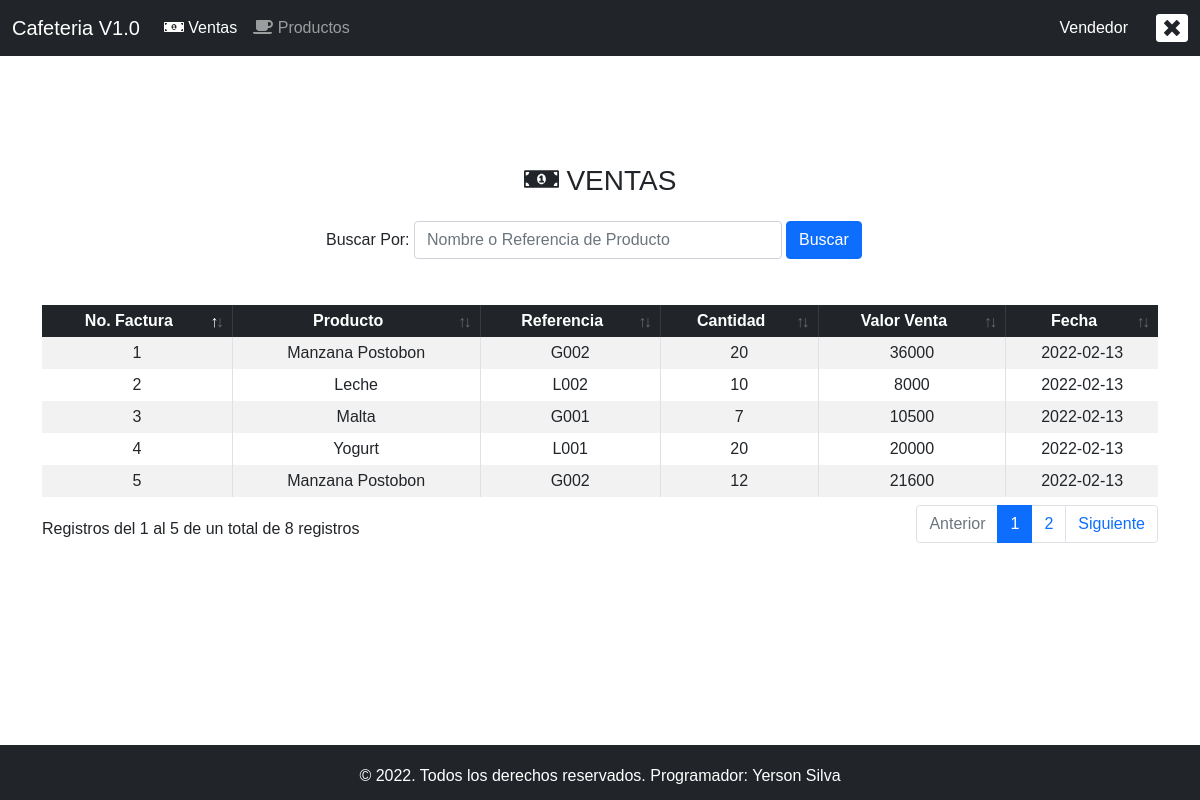
Page /MasterPage/home.php (signed in) on the committed database.
### tables this page shows
CREATE TABLE IF NOT EXISTS `ventas` (
  `id` int(11) NOT NULL AUTO_INCREMENT,
  `id_producto` int(11) NOT NULL,
  `id_usuario` int(11) NOT NULL,
  `numeroFactura` int(11) NOT NULL,
  `cantidad` int(11) NOT NULL,
  `valorVenta` int(11) NOT NULL,
  `fecha_venta` date DEFAULT NULL,
  PRIMARY KEY (`id`),
  KEY `FK_idVenta_idProducto` (`id_producto`),
  KEY `FK_idVenta_idUsuario` (`id_usuario`)
);

CREATE TABLE IF NOT EXISTS `productos` (
  `id` int(11) NOT NULL AUTO_INCREMENT,
  `nombre` varchar(200) NOT NULL,
  `referencia` varchar(200) NOT NULL,
  `precio` int(11) NOT NULL,
  `peso` int(11) NOT NULL,
  `categoria` varchar(200) NOT NULL,
  `stock` int(11) NOT NULL,
  `estado` tinyint(4) NOT NULL,
  `id_usuario_crea` int(11) NOT NULL,
  `fecha_creacion` date NOT NULL,
  `fecha_modificacion` date DEFAULT NULL,
  PRIMARY KEY (`id`),
  KEY `Fk_idProducto_idUsuario` (`id_usuario_crea`)
);

### conexion.php (called while the page is built, shortened)
<?php
class Conexion{
    public function __construct()
    {
        $this->conexion_db = new mysqli(DB_PASS,DB_USER,DB_PASS,DB_NAME);
    }
}
?>

### crud/read.php (called while the page is built, shortened)
<?php
require '../conexion.php';
 class Consulta extends Conexion {
    public function read_ventas($nombre, $referencia){
        $idUsuario = $_SESSION['idUsuario'];
        $busqueda= $this->conexion_db->query("SELECT v.numeroFactura, p.id, p.nombre, p.referencia, v.cantidad, v.valorVenta, v.fecha_venta FROM ventas v INNER JOIN productos p ON p.id = v.id_producto INNER JOIN usuarios u ON u.id = v.id_usuario WHERE u.id = $idUsuario AND p.nombre LIKE '%$nombre%' OR p.referencia LIKE '%$referencia%' ");
        $resultado=$busqueda->fetch_all(MYSQLI_ASSOC);
        return $resultado;
    }
}
?>

### modulos/ventas.php (the view, shortened to what this page needs)
<?php
if (isset($_SESSION['usuario'])) {
?>
    <?php
    require_once('../crud/read.php');
    $resultado = new Consulta();
    $nombre = $_POST['txtBuscarProducto'];
    $array_ventas = $resultado->read_ventas($nombre,$nombre);
    ?>
    <div class="col-12 col-xs-12 col-sm-12 col-md-12 pb-3">
        <form action="home.php?mod=ventas" method="post" class="mb-3">
            <div class="container text-center pb-3 mt-3">
                <h3><i class="fas fa-money-bill-alt"></i>&nbsp;VENTAS</h3>
            </div>
            <div class="form-row">
                <div class="form-group col-md-12">
                    <div class="form-row align-items-center d-flex justify-content-center">
                        <div class="col-sm-2">
                            <div class="input-group d-flex justify-content-md-end justify-content-sm-start">
                                <label class="my-0">Buscar Por:&nbsp;</label>
                            </div>
                        </div>
                        <div class="col-sm-4 my-0">
                            <div class="input-group">
                                <input type="text" class="form-control" id="txtBuscar" name="txtBuscarProducto" placeholder="Nombre o Referencia de Producto">&nbsp;
                            </div>
                        </div>
                        <div class="col-sm-2 my-0">
                            <div class="input-group">
                                <button type="submit" name="btnBuscar" class="btn btn-primary btn-block boton">Buscar</button>
                            </div>
                        </div>
                    </div>
                </div>
            </div>
        </form>
                <br>
                <div class="table-responsive-md  col-md-12">
                    <table class="table table-sm table-bordered table-striped text-center" id="ventas" data-page-length='5'>
                        <thead class="table-dark">
                            <tr>
                                <th scope="col">No. Factura</th>
                                <th scope="col">Producto</th>
                                <th scope="col">Referencia</th>
                                <th scope="col">Cantidad</th>
                                <th scope="col">Valor Venta</th>
                                <th scope="col">Fecha</th>
                            </tr>
                        </thead>
                        <tbody>
                            <?php
                            foreach ($array_ventas as $item) {
                            ?>
                                <tr>
                                    <td><?php echo $item['numeroFactura']; ?></td>
                                    <td><?php echo $item['nombre']; ?></td>
                                    <td><?php echo $item['referencia']; ?></td>
                                    <td><?php echo $item['cantidad']; ?></td>
                                    <td><?php echo $item['valorVenta']; ?></td>
                                    <td><?php echo $item['fecha_venta']; ?></td>
                                </tr>
                            <?php
                            }
                            ?>
                        </tbody>
                    </table>
                </div>
    </div>
<?php
} else {
    header('location: ../index.php');
}
?>

### rows in the picture
ventas: numeroFactura "1", id_producto.nombre "Manzana Postobon", id_producto.referencia "G002", cantidad "20", valorVenta "36000", fecha_venta "2022-02-13"
ventas: numeroFactura "2", id_producto.nombre "Leche", id_producto.referencia "L002", cantidad "10", valorVenta "8000", fecha_venta "2022-02-13"
ventas: numeroFactura "3", id_producto.nombre "Malta", id_producto.referencia "G001", cantidad "7", valorVenta "10500", fecha_venta "2022-02-13"
ventas: numeroFactura "4", id_producto.nombre "Yogurt", id_producto.referencia "L001", cantidad "20", valorVenta "20000", fecha_venta "2022-02-13"
ventas: numeroFactura "5", id_producto.nombre "Manzana Postobon", id_producto.referencia "G002", cantidad "12", valorVenta "21600", fecha_venta "2022-02-13"

### other values in the picture
$_SESSION['perfil'] "Vendedor"
